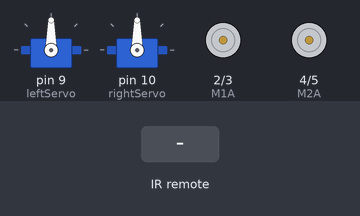
The sketch below on a simulated Arduino Uno, built with avr-gcc and run on an emulated ATmega328P. Shown: 2 × servo, motor-driver pin pairs drawn as motors (green arrow = first pin HIGH = forward, orange = second pin HIGH = backward, longer = more drive). The inputs (shaded band) are chosen by the test bench.

Above: at 1.2 s.
1.3 s: infrared code 0x810 received
At 2.5 s:
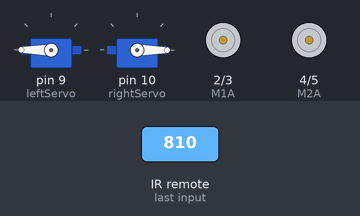
2.8 s: infrared code 0xC10 received
At 3.7 s:
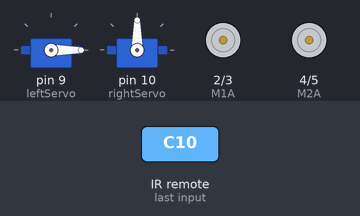
4.3 s: infrared code 0x410 received
At 4.8 s:
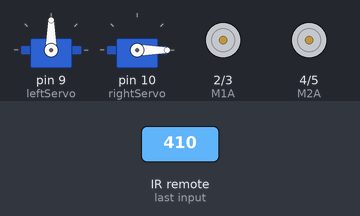
5.8 s: infrared code 0xA10 received
At 7.0 s:
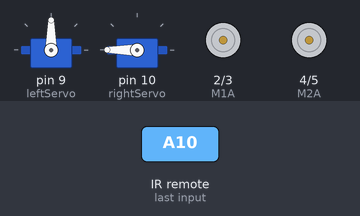
7.3 s: infrared code 0x610 received
At 8.3 s:
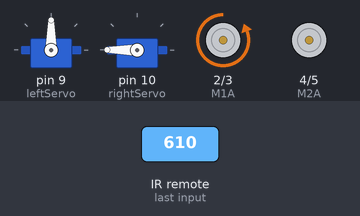
8.8 s: infrared code 0xE10 received
At 9.4 s:
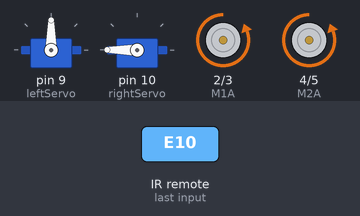
Timing chart, 0 to 11.3 s (numbered marks = the images above; inputs shaded):
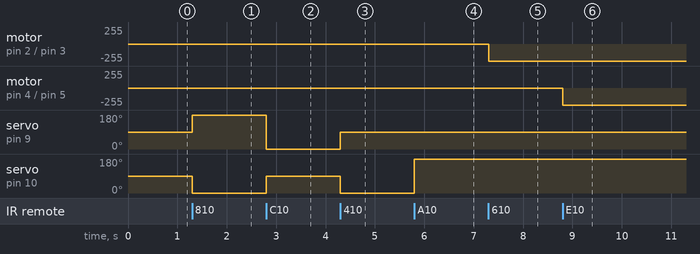

The sketch:

IR_Remote_Megamix.ino
```cpp
#include <Servo.h>
#include <IRremote.h>

Servo leftServo;
Servo rightServo;
const int RECV_PIN = 11;
const int M1A = 2;
const int M1B = 3;
const int M2A = 4;
const int M2B = 5;
IRrecv irrecv(RECV_PIN);
decode_results results;

void setup() {
  irrecv.enableIRIn();
  irrecv.blink13(true);
  leftServo.attach(9);
  rightServo.attach(10);
  pinMode(M1A, OUTPUT);   pinMode(M1B, OUTPUT);
  pinMode(M2A, OUTPUT);   pinMode(M2B, OUTPUT);
}

void loop() {
  if (irrecv.decode(&results)) {

    switch (results.value) {
      case 2064: //Keypad button M^^
        forward();             break;
      case 528: //Keypad button M,,
        reverse();             break;
      case 16: //Keypad button ms^
        forwardRight();        break;
      case 3088: //Keypad button ms,
        reverseRight();        break;
      case 1040: //Keypad button md^
        forwardLeft();         break;
      case 2576: //Keypad button md,
        reverseLeft();         break;
      case 1552: //Keypad button P<>
        pinchOpen();           break;
      case 272: //Keypad button P><
        pinchClose();          break;
      case 3600: //Keypad button P^
        pinchUp();             break;
      case 2320: //Keypad button P,
        pinchDown();           break;
      default:
        s_stop(); m_stop();    break;
    }
    irrecv.resume();
  }
}
// ———————————— Drive ————————————
void s_stop() {
  leftServo.write(90);
  rightServo.write(90);
}
void forward() {
  leftServo.write(180);
  rightServo.write(0);
}
void reverse() {
  leftServo.write(0);
  rightServo.write(180);
}
void forwardRight() {
  leftServo.write(180);
  rightServo.write(90);
}
void forwardLeft() {
  leftServo.write(90);
  rightServo.write(0);
}
void reverseRight() {
  leftServo.write(0);
  rightServo.write(90);
}
void reverseLeft() {
  leftServo.write(90);
  rightServo.write(180);
}
// ———————————— Pinch ————————————
void m_stop() {
  digitalWrite(M1A, LOW);  digitalWrite(M1B, LOW);
  digitalWrite(M2A, LOW);  digitalWrite(M2B, LOW);
  delay(25);
}
void pinchOpen() {
  digitalWrite(M1A, LOW);  digitalWrite(M1B, HIGH);
  delay(25);
}
void pinchClose() {
  digitalWrite(M1A, HIGH);  digitalWrite(M1B, LOW);
  delay(25);
}
void pinchUp() {
  digitalWrite(M2A, LOW);  digitalWrite(M2B, HIGH);
  delay(25);
}
void pinchDown() {
  digitalWrite(M2A, HIGH);  digitalWrite(M2B, LOW);
  delay(25);
}
```

Measured:
- after the input at 1.3 s, servo on pin 9 (leftServo): 90° → 180° at once; servo on pin 10 (rightServo): 90° → 0° at once
- after the input at 2.8 s, servo on pin 9 (leftServo): 180° → 0° at once; servo on pin 10 (rightServo): 0° → 90° at once
- after the input at 4.3 s, servo on pin 9 (leftServo): 0° → 90° at once; servo on pin 10 (rightServo): 90° → 0° at once
- after the input at 5.8 s, servo on pin 10 (rightServo): 0° → 180° at once
- after the input at 7.3 s, motor on pin 2 (M1A) / pin 3 (M1B): stopped → backward 255/255 at once
- after the input at 8.8 s, motor on pin 4 (M2A) / pin 5 (M2B): stopped → backward 255/255 at once
